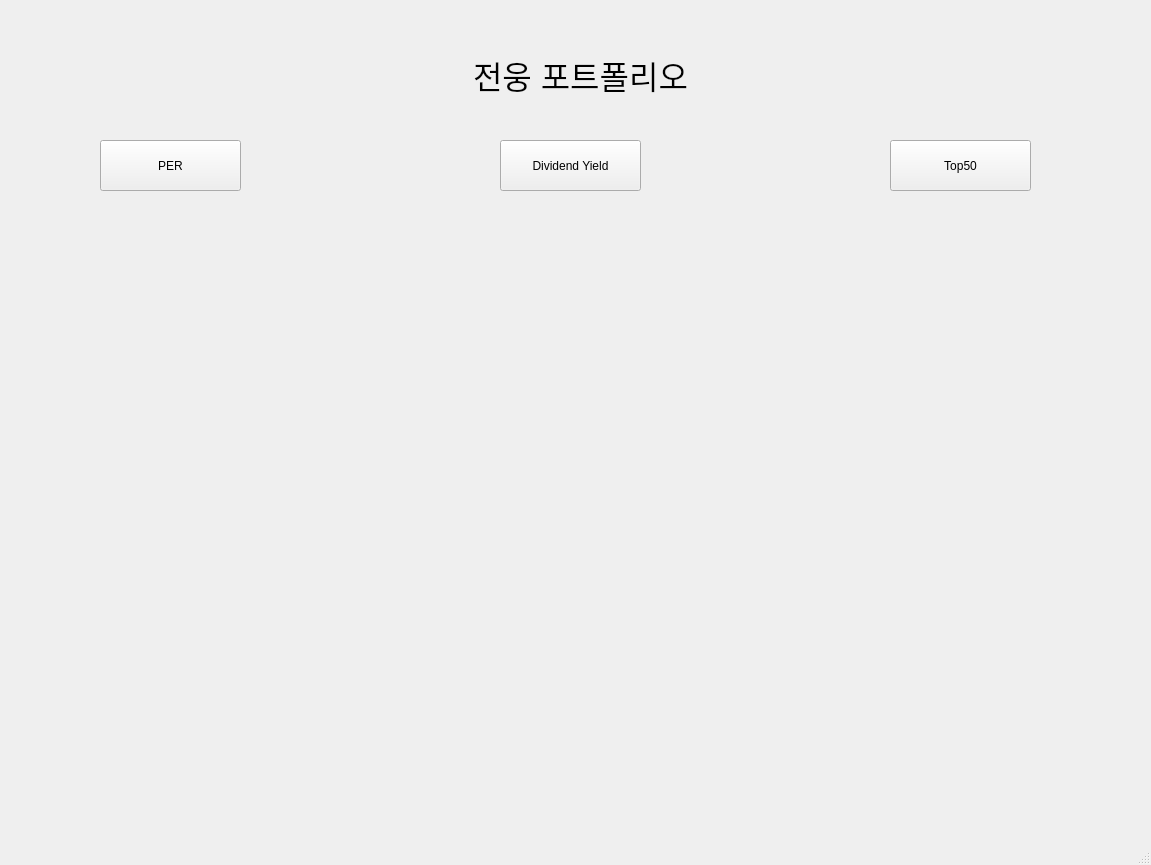
<?xml version="1.0" encoding="UTF-8"?>
<ui version="4.0">
 <class>MainWindow</class>
 <widget class="QMainWindow" name="MainWindow">
  <property name="geometry">
   <rect>
    <x>0</x>
    <y>0</y>
    <width>1151</width>
    <height>865</height>
   </rect>
  </property>
  <property name="windowTitle">
   <string>MainWindow</string>
  </property>
  <widget class="QWidget" name="centralwidget">
   <widget class="QLabel" name="label">
    <property name="geometry">
     <rect>
      <x>240</x>
      <y>40</y>
      <width>681</width>
      <height>71</height>
     </rect>
    </property>
    <property name="text">
     <string>&lt;html&gt;&lt;head/&gt;&lt;body&gt;&lt;p align=&quot;center&quot;&gt;&lt;span style=&quot; font-size:24pt;&quot;&gt;전웅 포트폴리오&lt;/span&gt;&lt;/p&gt;&lt;/body&gt;&lt;/html&gt;</string>
    </property>
   </widget>
   <widget class="QPushButton" name="per_btn">
    <property name="geometry">
     <rect>
      <x>100</x>
      <y>140</y>
      <width>141</width>
      <height>51</height>
     </rect>
    </property>
    <property name="text">
     <string>PER</string>
    </property>
   </widget>
   <widget class="QPushButton" name="dy_btn">
    <property name="geometry">
     <rect>
      <x>500</x>
      <y>140</y>
      <width>141</width>
      <height>51</height>
     </rect>
    </property>
    <property name="text">
     <string>Dividend Yield</string>
    </property>
   </widget>
   <widget class="QLabel" name="lbl_picture">
    <property name="geometry">
     <rect>
      <x>10</x>
      <y>230</y>
      <width>1111</width>
      <height>571</height>
     </rect>
    </property>
    <property name="text">
     <string/>
    </property>
   </widget>
   <widget class="QPushButton" name="top_btn">
    <property name="geometry">
     <rect>
      <x>890</x>
      <y>140</y>
      <width>141</width>
      <height>51</height>
     </rect>
    </property>
    <property name="text">
     <string>Top50</string>
    </property>
   </widget>
  </widget>
  <widget class="QMenuBar" name="menubar">
   <property name="geometry">
    <rect>
     <x>0</x>
     <y>0</y>
     <width>1151</width>
     <height>26</height>
    </rect>
   </property>
  </widget>
  <widget class="QStatusBar" name="statusbar"/>
 </widget>
 <resources/>
 <connections/>
</ui>
